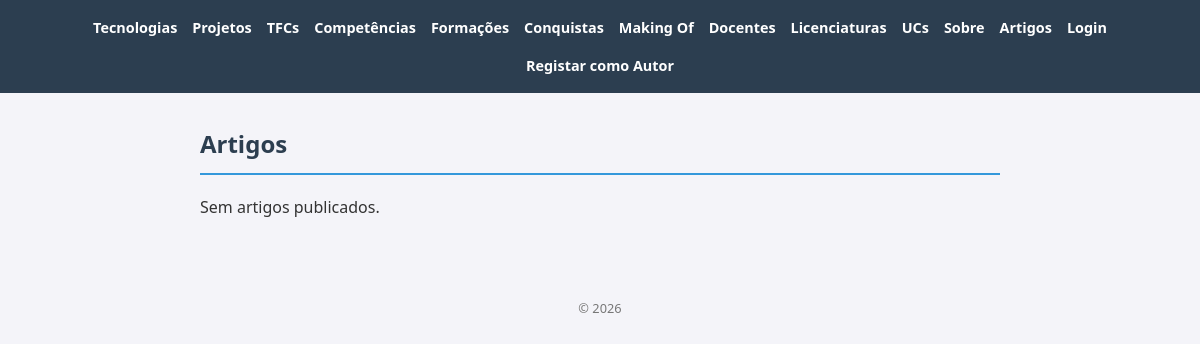
Page /artigos/ on the earlier database version.
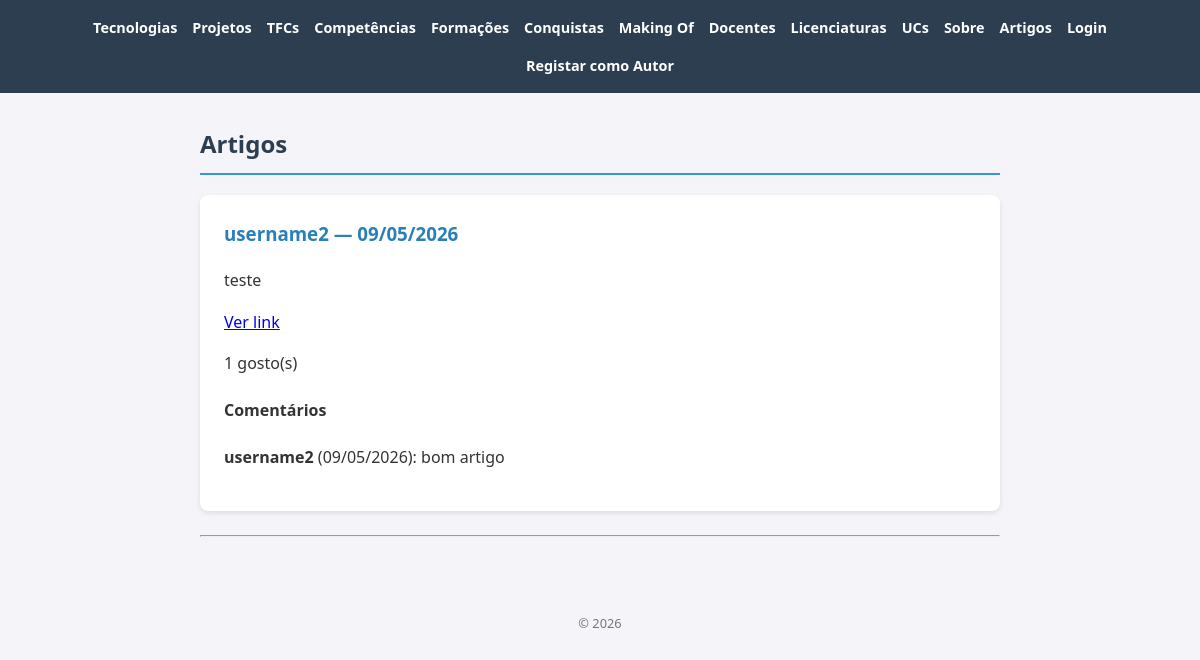
Same page on the later database version.
### artigos/models.py (models this page shows, shortened)
class Artigo(models.Model):
    autor = models.ForeignKey(User, on_delete=models.CASCADE, related_name='artigos')
    texto = models.TextField()
    fotografia = models.ImageField(upload_to='artigos/', blank=True, null=True)
    link = models.URLField(blank=True)
    data_criacao = models.DateTimeField(auto_now_add=True)
    likes = models.ManyToManyField(User, blank=True, related_name='artigos_gostados')

class Comentario(models.Model):
    artigo = models.ForeignKey(Artigo, on_delete=models.CASCADE, related_name='comentarios')
    autor = models.ForeignKey(User, on_delete=models.CASCADE, related_name='comentarios')
    texto = models.TextField()
    data = models.DateTimeField(auto_now_add=True)

### artigos/views.py (the view)
# urls.py: path('', views.artigos_view, name='artigos'),
def artigos_view(request):
    artigos = Artigo.objects.select_related('autor').prefetch_related('comentarios', 'likes').order_by('-data_criacao')
    autor = request.user.is_authenticated and request.user.groups.filter(name='autores').exists()
    return render(request, 'artigos/artigos.html', {'artigos': artigos, 'autor': autor})

### artigos/templates/artigos/artigos.html (shortened to what this page needs)
{% extends "base.html" %}
{% block content %}
<h2>Artigos</h2>
{% for artigo in artigos %}
<article>
    <h3>{{ artigo.autor.username }} — {{ artigo.data_criacao|date:"d/m/Y" }}</h3>
    <p>{{ artigo.texto }}</p>
    {% if artigo.link %}<p><a href="{{ artigo.link }}">Ver link</a></p>{% endif %}
    <p>
        {{ artigo.likes.count }} gosto(s)
    </p>
    <h4>Comentários</h4>
    {% for c in artigo.comentarios.all %}
        <p><strong>{{ c.autor.username }}</strong> ({{ c.data|date:"d/m/Y" }}): {{ c.texto }}</p>
    {% empty %}
        <p>Sem comentários.</p>
    {% endfor %}
</article>
<hr>
{% empty %}
    <p>Sem artigos publicados.</p>
{% endfor %}
{% endblock %}

Differences in the rows shown:
added Artigo: autor.username "username2", data_criacao "09/05/2026", texto "teste", likes.count "1"
added Comentario: autor.username "username2", data "09/05/2026", texto "bom artigo"
Other differences:
text no longer shown: "Sem artigos publicados."
